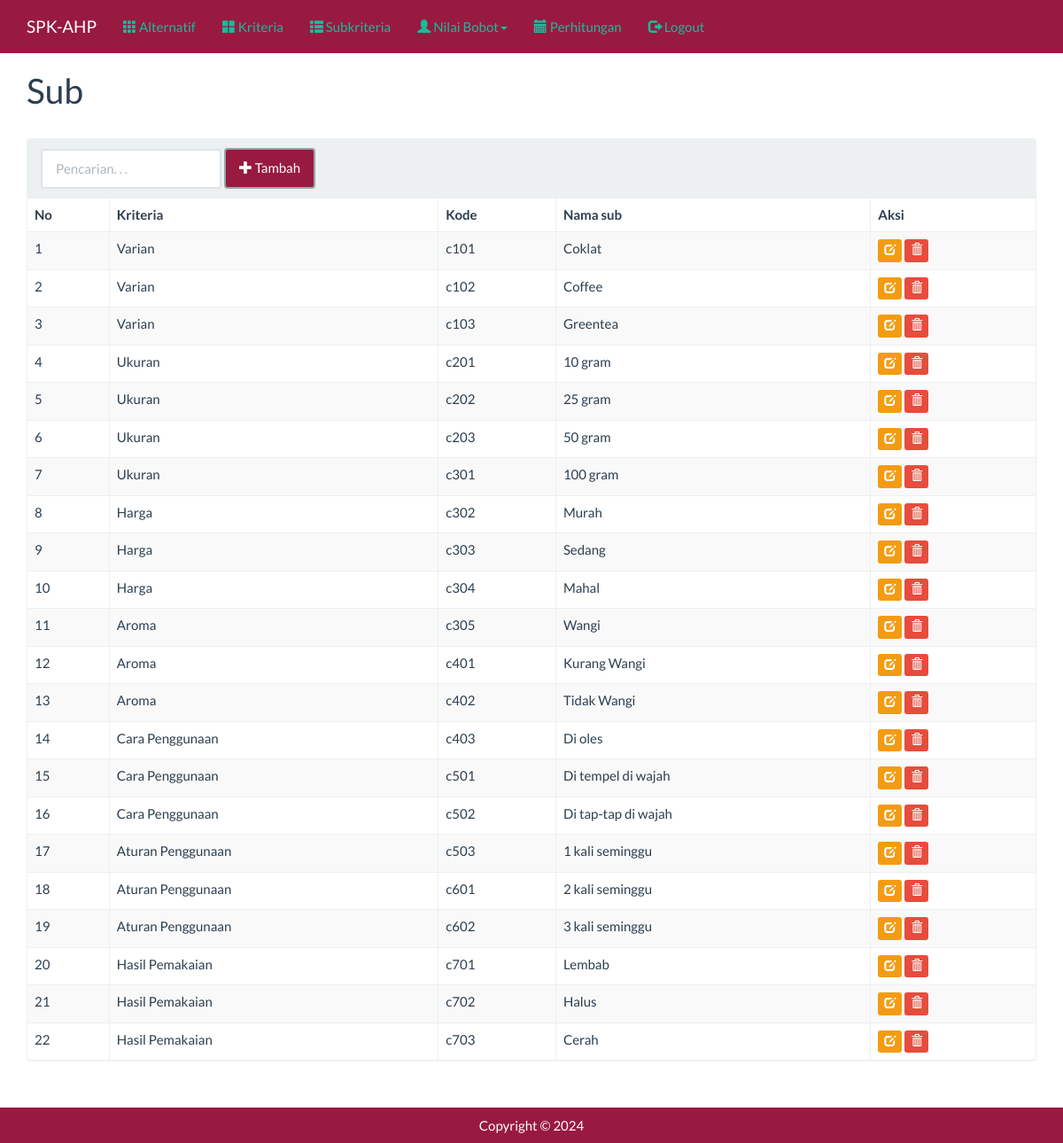
/index.php?m=sub (signed in), run on the app's committed database.
### tables this page shows
CREATE TABLE `tb_sub` (
  `kode_sub` varchar(255) NOT NULL,
  `kode_kriteria` varchar(255) DEFAULT NULL,
  `nama_sub` varchar(255) DEFAULT NULL,
  `nilai_sub` double DEFAULT NULL
);

CREATE TABLE `tb_kriteria` (
  `kode_kriteria` varchar(16) NOT NULL,
  `nama_kriteria` varchar(256) DEFAULT NULL
);

### config.php (called while the page is built, shortened)
<?php
$config["server"] = 'localhost';
$config["username"] = 'root';
$config["password"] = '';
$config["database_name"] = 'ahp2';

### functions.php (called while the page is built, shortened)
<?php
include 'config.php';
include 'includes/db.php';
$db = new DB($config['server'], $config['username'], $config['password'], $config['database_name']);

### includes/db.php (called while the page is built, shortened)
<?php
class DB
{
    var $conn = null;
    public function __construct($host, $username, $passwd, $dbname)
    {
        $this->conn = mysqli_connect($host, $username, $passwd, $dbname);
    }
    public function query($sql)
    {
        $query = mysqli_query($this->conn, $sql) or die('<pre>Error mysqli_query: ' . mysqli_error($this->conn) . '<br />' . $sql . '</pre>');
        return $query;
    }
    public function get_results($sql)
    {
        $query = $this->query($sql);
        $arr = array();
        while ($row = mysqli_fetch_object($query)) {
            $arr[] = $row;
        }
        return $arr;
    }
}

### sub.php (the view, shortened to what this page needs)
<div class="page-header">
    <h1>Sub</h1>
</div>
<div class="panel panel-default">
    <div class="panel-heading">
        <form class="form-inline">
            <div class="form-group">
                <input class="form-control" type="text" placeholder="Pencarian. . ." name="q" value="<?= isset($_GET['q']) ? $_GET['q'] : '' ?>" />
            </div>
            <div class="form-group">
                <a style="background-color: #981A40;" class="btn btn-default" href="?m=sub_tambah"><span class="glyphicon glyphicon-plus"></span> Tambah</a>
            </div>
        </form>
    </div>
    <div class="table-responsive">
        <table class="table table-bordered table-hover table-striped">
            <thead>
                <tr>
                    <th>No</th>
                    <th>Kriteria</th>
                    <th>Kode</th>
                    <th>Nama sub</th>
                    <th>Aksi</th>
                </tr>
            </thead>
            <?php
            $q = isset($_GET['q']) ? esc_field($_GET['q']) : '';
            $rows = $db->get_results("SELECT * FROM tb_sub s
                INNER JOIN tb_kriteria k ON s.kode_kriteria=k.kode_kriteria
                WHERE nama_sub LIKE '%$q%' ORDER BY k.kode_kriteria, s.kode_sub");
            $no = 0;
            foreach ($rows as $row) : ?>
                <tr>
                    <td><?= ++$no ?></td>
                    <td><?= $row->nama_kriteria ?></td>
                    <td><?= $row->kode_sub ?></td>
                    <td><?= $row->nama_sub ?></td>
                    <td>
                        <a class="btn btn-xs btn-warning" href="?m=sub_ubah&ID=<?= $row->kode_sub ?>"><span class="glyphicon glyphicon-edit"></span></a>
                        <a class="btn btn-xs btn-danger" href="aksi.php?act=sub_hapus&ID=<?= $row->kode_sub ?>" onclick="return confirm('Hapus data?')"><span class="glyphicon glyphicon-trash"></span></a>
                    </td>
                </tr>
            <?php endforeach ?>
        </table>
    </div>
</div>

### assets/css/general.css (style rules this page uses)
html { position: relative; min-height: 100%; }
body { margin-bottom: 70px; }
.page-header { margin-top: 0; padding-bottom: 0; }
.page-header h1 { margin-top: 0; }

### data on the page
tb_sub: kode_kriteria.nama_kriteria "Varian", kode_sub "c101", nama_sub "Coklat"
tb_sub: kode_kriteria.nama_kriteria "Varian", kode_sub "c102", nama_sub "Coffee"
tb_sub: kode_kriteria.nama_kriteria "Varian", kode_sub "c103", nama_sub "Greentea"
tb_sub: kode_kriteria.nama_kriteria "Ukuran", kode_sub "c201", nama_sub "10 gram"
tb_sub: kode_kriteria.nama_kriteria "Ukuran", kode_sub "c202", nama_sub "25 gram"
tb_sub: kode_kriteria.nama_kriteria "Ukuran", kode_sub "c203", nama_sub "50 gram"
tb_sub: kode_kriteria.nama_kriteria "Ukuran", kode_sub "c301", nama_sub "100 gram"
tb_sub: kode_kriteria.nama_kriteria "Harga", kode_sub "c302", nama_sub "Murah"
tb_sub: kode_kriteria.nama_kriteria "Harga", kode_sub "c303", nama_sub "Sedang"
tb_sub: kode_kriteria.nama_kriteria "Harga", kode_sub "c304", nama_sub "Mahal"
tb_sub: kode_kriteria.nama_kriteria "Aroma", kode_sub "c305", nama_sub "Wangi"
tb_sub: kode_kriteria.nama_kriteria "Aroma", kode_sub "c401", nama_sub "Kurang Wangi"
tb_sub: kode_kriteria.nama_kriteria "Aroma", kode_sub "c402", nama_sub "Tidak Wangi"
tb_sub: kode_kriteria.nama_kriteria "Cara Penggunaan", kode_sub "c403", nama_sub "Di oles"
tb_sub: kode_kriteria.nama_kriteria "Cara Penggunaan", kode_sub "c501", nama_sub "Di tempel di wajah"
tb_sub: kode_kriteria.nama_kriteria "Cara Penggunaan", kode_sub "c502", nama_sub "Di tap-tap di wajah"
tb_sub: kode_kriteria.nama_kriteria "Aturan Penggunaan", kode_sub "c503", nama_sub "1 kali seminggu"
tb_sub: kode_kriteria.nama_kriteria "Aturan Penggunaan", kode_sub "c601", nama_sub "2 kali seminggu"
tb_sub: kode_kriteria.nama_kriteria "Aturan Penggunaan", kode_sub "c602", nama_sub "3 kali seminggu"
tb_sub: kode_kriteria.nama_kriteria "Hasil Pemakaian", kode_sub "c701", nama_sub "Lembab"
tb_sub: kode_kriteria.nama_kriteria "Hasil Pemakaian", kode_sub "c702", nama_sub "Halus"
tb_sub: kode_kriteria.nama_kriteria "Hasil Pemakaian", kode_sub "c703", nama_sub "Cerah"
